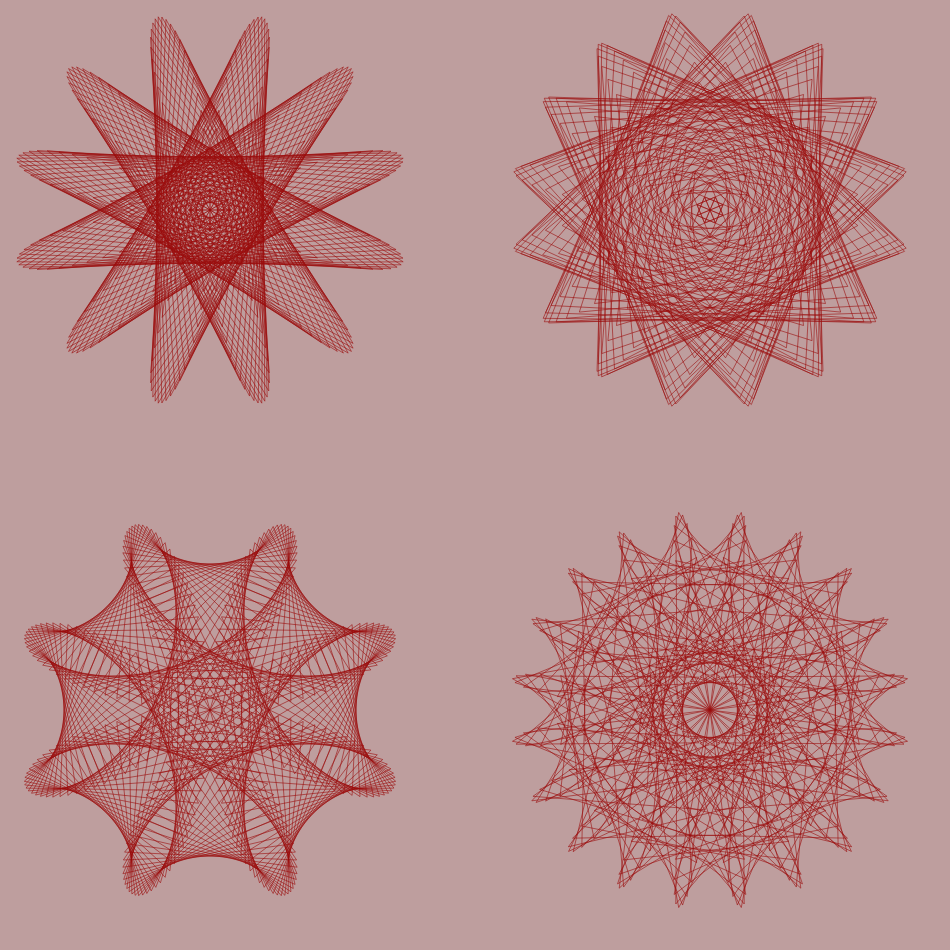
Frame 1 (no input)
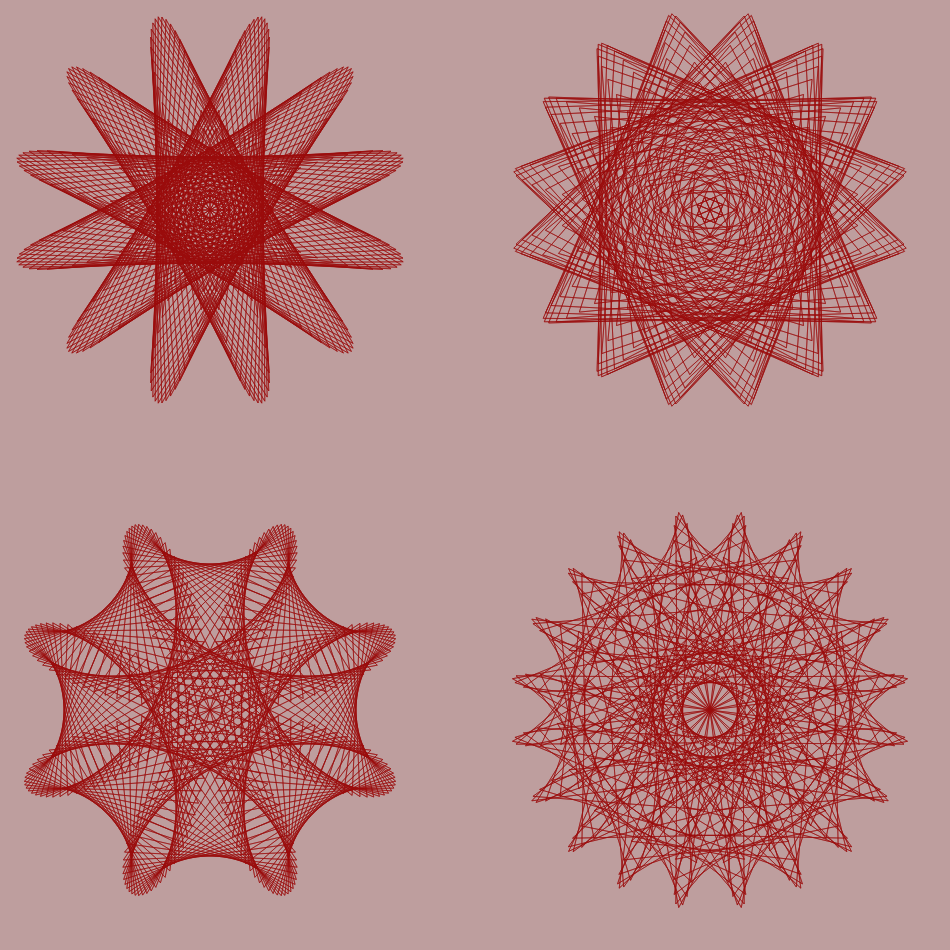
Frame 2 (the mouse pressed at the canvas centre, redrawn once)

The p5.js sketch that drew these frames (run headless with seeded random() and noise() and a simulated clock; the mouse was pressed at the canvas centre and the sketch redrawn once):

// p5.js sketch
// ── sketch.js
let height = 950;
let width = 950;

function setup() {
  createCanvas(width, height);
  background("#BE9E9E");
  strokeWeight(0.6);
  angleMode(DEGREES);
  noLoop();
}

function draw() {
  let roseSize = 200;
  let base = 210;
  drawRose(base, base, roseSize, 6, 31);
  drawRose(base + 2.5 * roseSize, base, roseSize, 8, 67);
  drawRose(base, base + 2.5 * roseSize, roseSize, 4, 119);
  drawRose(base + 2.5 * roseSize, base + 2.5 * roseSize, roseSize, 10, 119);
}

function drawRose(xOffset, yOffset, a, n, d) {
  stroke("#9A0D0D");
  noFill();
  beginShape();
  for (var i = 0; i < 361; i++) {
    let k = i * d;
    let x = a * sin(k * n) * cos(k);
    let y = a * sin(k * n) * sin(k);
    vertex(x + xOffset, y + yOffset);
  }
  endShape(CLOSE);
}
